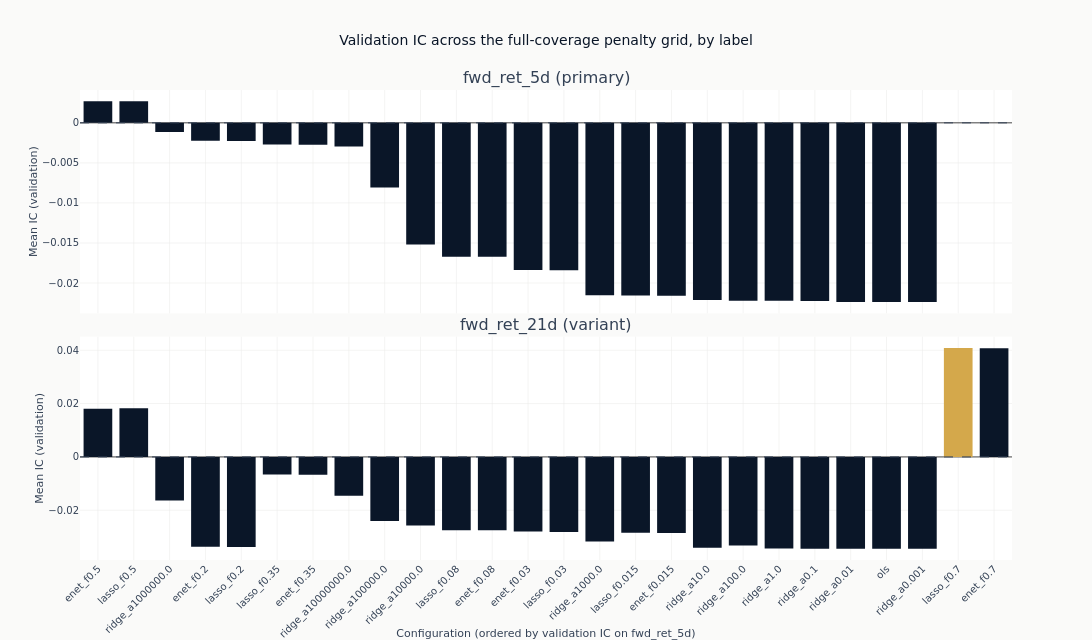

The notebook cell saved with this chart:
### Markdown cell above
### How the penalty grid ranks

One panel per label, so the same grid can be read at each horizon. Only the configurations
measured on all of their own label's validation dates are charted; any partial-coverage ones
are in the table above with `full_coverage` false, and are left out here because their IC would
be an average over a different set of dates. The zero line is the reference that matters: a bar
below it is a model whose ranking pointed the wrong way out of sample.

**Each panel has its own vertical scale**, because the horizons do not produce ICs of the same
size and a shared scale would flatten the smaller panel to a line. Read a panel for the shape
of its ranking, and the numbers rather than the bar heights when comparing panels.

**The configurations are in the same order in both panels**, that order being their ranking on
the primary label. Sorting each panel independently would put a different configuration at each
left edge and make the panels look alike whatever the numbers did. Held in one order, a panel
that slopes down from left to right is a horizon that ranks the grid the way the primary label
does, and a panel that does not is one where the penalty that works at one horizon does not
work at another.

### Code cell
def compact(params: str) -> str:
    """Render declared parameters for a label: `alpha=1000000.0` reads as `alpha=1e+06`."""
    return re.sub(r"\d+\.?\d*(?:[eE][+-]?\d+)?", lambda m: f"{float(m.group()):g}", params)


primary = primary_label(study)
full = catalog.filter("full_coverage")
charted = sorted(set(full.get_column("label")))
# The primary label leads when it was fitted. A subset run that leaves it out orders the panels
# by whichever label it did fit rather than by one that is not there.
panel_labels = [label for label in [primary] if label in charted] + [
    label for label in charted if label != primary
]
order_label = panel_labels[0]
config_order = (
    full.filter(pl.col("label") == order_label)
    .sort("ic_mean", descending=True)
    .get_column("config_name")
    .to_list()
)
leader = full.sort("ic_mean", descending=True).row(0, named=True)

fig_ic = make_subplots(
    rows=len(panel_labels),
    cols=1,
    shared_xaxes=True,
    vertical_spacing=0.05,
    subplot_titles=[
        f"{label} ({'primary' if label == primary else 'variant'})" for label in panel_labels
    ],
)
for row, label in enumerate(panel_labels, start=1):
    panel = full.filter(pl.col("label") == label)
    fig_ic.add_trace(
        go.Bar(
            x=panel.get_column("config_name").to_list(),
            y=panel.get_column("ic_mean").to_list(),
            marker_color=[
                COLORS["amber"]
                if (name, label) == (leader["config_name"], leader["label"])
                else COLORS["blue"]
                for name in panel.get_column("config_name")
            ],
        ),
        row=row,
        col=1,
    )
    fig_ic.add_hline(
        y=0, line_width=1, line_dash="dash", line_color=COLORS["neutral"], row=row, col=1
    )
    fig_ic.update_yaxes(title_text="Mean IC (validation)", row=row, col=1)
fig_ic.update_xaxes(
    categoryorder="array",
    categoryarray=config_order,
    tickangle=-45,
    title_text=f"Configuration (ordered by validation IC on {order_label})",
    row=len(panel_labels),
    col=1,
)
fig_ic.update_layout(
    title="Validation IC across the full-coverage penalty grid, by label",
    height=320 * len(panel_labels),
    width=1100,
    showlegend=False,
    margin=dict(t=90),
)
show_plotly_with_alt(
    fig_ic,
    "Stacked bar charts of mean validation information coefficient across the linear penalty "
    "grid, one panel per label and the configurations in the same order in each, that order "
    f"being their ranking on {order_label}. Each panel carries a dashed zero line. The highest "
    f"bar anywhere is {leader['config_name']} ({compact(leader['params'])}) on {leader['label']} "
    f"at IC {leader['ic_mean']:+.3f}, highlighted in amber.",
)

### Figure 1 — Plotly figure (JSON) as saved in the notebook; plotly's stock layout.template omitted (floating-point values rounded to 4 significant figures)
{"data": [{"marker": {"color": ["#0a1628", "#0a1628", "#0a1628", "#0a1628", "#0a1628", "#0a1628", "#0a1628", "#0a1628", "#0a1628", "#0a1628", "#0a1628", "#0a1628", "#0a1628", "#0a1628", "#0a1628", "#0a1628", "#0a1628", "#0a1628", "#0a1628", "#0a1628", "#0a1628", "#0a1628", "#0a1628", "#0a1628"]}, "type": "bar", "x": ["enet_f0.5", "lasso_f0.5", "ridge_a1000000.0", "enet_f0.2", "lasso_f0.2", "lasso_f0.35", "enet_f0.35", "ridge_a10000000.0", "ridge_a100000.0", "ridge_a10000.0", "lasso_f0.08", "enet_f0.08", "enet_f0.03", "lasso_f0.03", "ridge_a1000.0", "lasso_f0.015", "enet_f0.015", "ridge_a10.0", "ridge_a100.0", "ridge_a1.0", "ridge_a0.1", "ridge_a0.01", "ols", "ridge_a0.001"], "xaxis": "x", "y": [0.002707, 0.002703, -0.001157, -0.00224, -0.002252, -0.002718, -0.002736, -0.002941, -0.008067, -0.0152, -0.01671, -0.01673, -0.01837, -0.01842, -0.02152, -0.02156, -0.0216, -0.02213, -0.02221, -0.02223, -0.02226, -0.02236, -0.02238, -0.02238], "yaxis": "y"}, {"marker": {"color": ["#D4A84B", "#0a1628", "#0a1628", "#0a1628", "#0a1628", "#0a1628", "#0a1628", "#0a1628", "#0a1628", "#0a1628", "#0a1628", "#0a1628", "#0a1628", "#0a1628", "#0a1628", "#0a1628", "#0a1628", "#0a1628", "#0a1628", "#0a1628", "#0a1628", "#0a1628", "#0a1628", "#0a1628", "#0a1628", "#0a1628"]}, "type": "bar", "x": ["lasso_f0.7", "enet_f0.7", "lasso_f0.5", "enet_f0.5", "lasso_f0.35", "enet_f0.35", "ridge_a10000000.0", "ridge_a1000000.0", "ridge_a100000.0", "ridge_a10000.0", "lasso_f0.08", "enet_f0.08", "enet_f0.03", "lasso_f0.03", "lasso_f0.015", "enet_f0.015", "ridge_a1000.0", "ridge_a100.0", "enet_f0.2", "lasso_f0.2", "ridge_a10.0", "ridge_a1.0", "ols", "ridge_a0.001", "ridge_a0.01", "ridge_a0.1"], "xaxis": "x2", "y": [0.04088, 0.0408, 0.01829, 0.0181, -0.006568, -0.006662, -0.01458, -0.01636, -0.02403, -0.02569, -0.0275, -0.02751, -0.02799, -0.02811, -0.02839, -0.02854, -0.03172, -0.03319, -0.03369, -0.03374, -0.03402, -0.03436, -0.0344, -0.03441, -0.03443, -0.03446], "yaxis": "y2"}], "layout": {"annotations": [{"font": {"size": 16}, "showarrow": false, "text": "fwd_ret_5d (primary)", "x": 0.5, "xanchor": "center", "xref": "paper", "y": 1.0, "yanchor": "bottom", "yref": "paper"}, {"font": {"size": 16}, "showarrow": false, "text": "fwd_ret_21d (variant)", "x": 0.5, "xanchor": "center", "xref": "paper", "y": 0.475, "yanchor": "bottom", "yref": "paper"}], "height": 640, "margin": {"t": 90}, "shapes": [{"line": {"color": "#334155", "dash": "dash", "width": 1}, "type": "line", "x0": 0, "x1": 1, "xref": "x domain", "y0": 0, "y1": 0, "yref": "y"}, {"line": {"color": "#334155", "dash": "dash", "width": 1}, "type": "line", "x0": 0, "x1": 1, "xref": "x2 domain", "y0": 0, "y1": 0, "yref": "y2"}], "showlegend": false, "title": {"text": "Validation IC across the full-coverage penalty grid, by label"}, "width": 1100, "xaxis": {"anchor": "y", "domain": [0.0, 1.0], "matches": "x2", "showticklabels": false}, "xaxis2": {"anchor": "y2", "categoryarray": ["enet_f0.5", "lasso_f0.5", "ridge_a1000000.0", "enet_f0.2", "lasso_f0.2", "lasso_f0.35", "enet_f0.35", "ridge_a10000000.0", "ridge_a100000.0", "ridge_a10000.0", "lasso_f0.08", "enet_f0.08", "enet_f0.03", "lasso_f0.03", "ridge_a1000.0", "lasso_f0.015", "enet_f0.015", "ridge_a10.0", "ridge_a100.0", "ridge_a1.0", "ridge_a0.1", "ridge_a0.01", "ols", "ridge_a0.001"], "categoryorder": "array", "domain": [0.0, 1.0], "tickangle": -45, "title": {"text": "Configuration (ordered by validation IC on fwd_ret_5d)"}}, "yaxis": {"anchor": "x", "domain": [0.525, 1.0], "title": {"text": "Mean IC (validation)"}}, "yaxis2": {"anchor": "x2", "domain": [0.0, 0.475], "title": {"text": "Mean IC (validation)"}}}}
